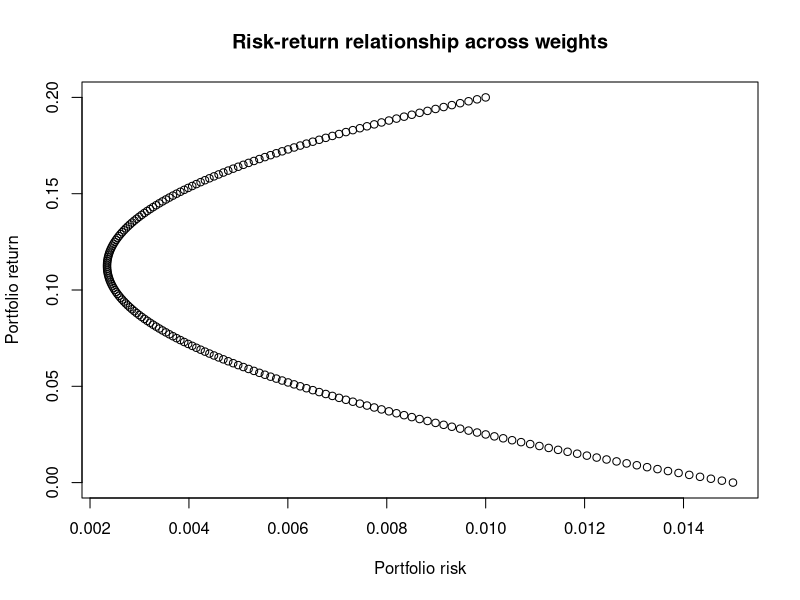
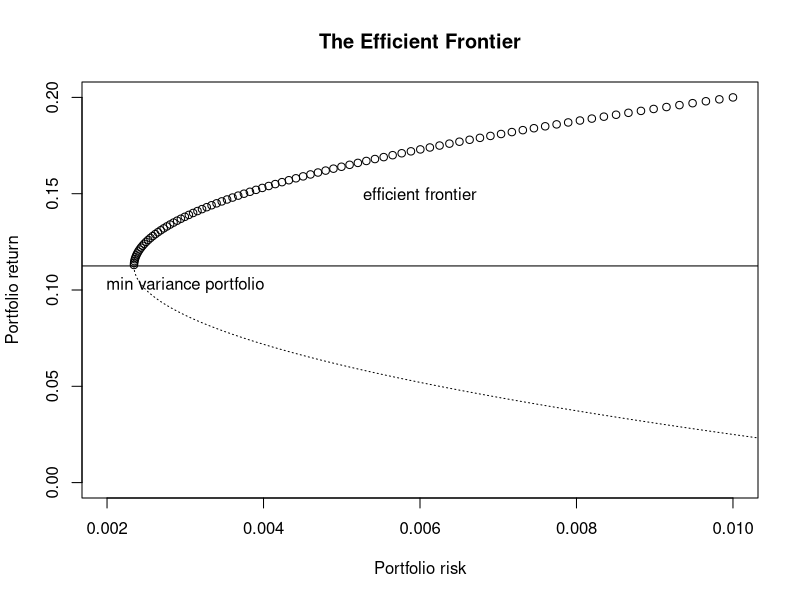
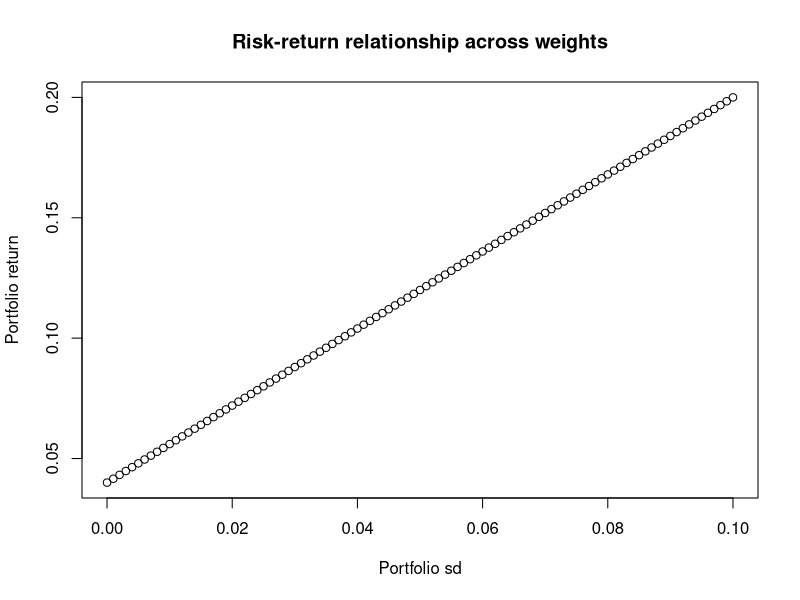

Source code (R) for these figures, in order:
## ---- chunk 1
knitr::opts_chunk$set(collapse = TRUE)
## ---- chunk 2
# expected returns, standard deviation, and correlation of two assets
mu1 <- 0.2
mu2 <- 0.1
sigma1 <- 0.1
sigma2 <- 0.05
rho12 <- 0.25

# calculate return and risks based on w
cal_pf_return <- function(w){
  return(w*mu1 + (1-w)*mu2)
}
cal_pf_risk <- function(w){
  return(w^2*sigma1^2 + (1-w)^2*sigma2^2 + 2*w*(1-w)*rho12*sigma1*sigma2)
}

# weights span from -1 to 1; this considers short positions as well for illustration
weights <- seq(-1, 1, by = 0.01)

returns <- NULL
risks <- NULL

for(w in weights){
  returns <- c(returns, cal_pf_return(w))
  risks <- c(risks, cal_pf_risk(w))
}

plot(risks, returns,
     xlab = "Portfolio risk",
     ylab = "Portfolio return",
     main = "Risk-return relationship across weights")
## ---- chunk 3
min_risk_w <- weights[which(risks == min(risks))]
min_risk_return <- mean(cal_pf_return(min_risk_w))

efficient_idx <- which(returns >= min_risk_return)
inefficient_idx <- which(returns < min_risk_return)

plot(risks[efficient_idx], returns[efficient_idx],
     xlab = "Portfolio risk",
     ylab = "Portfolio return",
     main = "The Efficient Frontier",
     ylim = c(0,0.2), xlim = c(0.002, 0.01))

lines(risks[inefficient_idx], returns[inefficient_idx], lty = "dotted")

abline(h = min_risk_return)
text(x = 0.003, y = min_risk_return-0.01, "min variance portfolio")
text(x = 0.006, y = 0.15, "efficient frontier")
## ---- chunk 4
# expected returns of both "risky" and risk-free asset, variance
mu_R    <- 0.2
mu_free <- 0.04
sigma_R <- 0.1

# calculate return and risks based on w
cal_pf_return <- function(w){
  return(w*mu_R + (1-w)*mu_free)
}
cal_pf_sd <- function(w){ # standard deviation, not variance
  return(w*sigma_R)
}

weights <- seq(0, 1, by = 0.01)

returns <- NULL
risks <- NULL

for(w in weights){
  returns <- c(returns, cal_pf_return(w))
  risks <- c(risks, cal_pf_sd(w))
}

plot(risks, returns,
     xlab = "Portfolio sd",
     ylab = "Portfolio return",
     main = "Risk-return relationship across weights")
